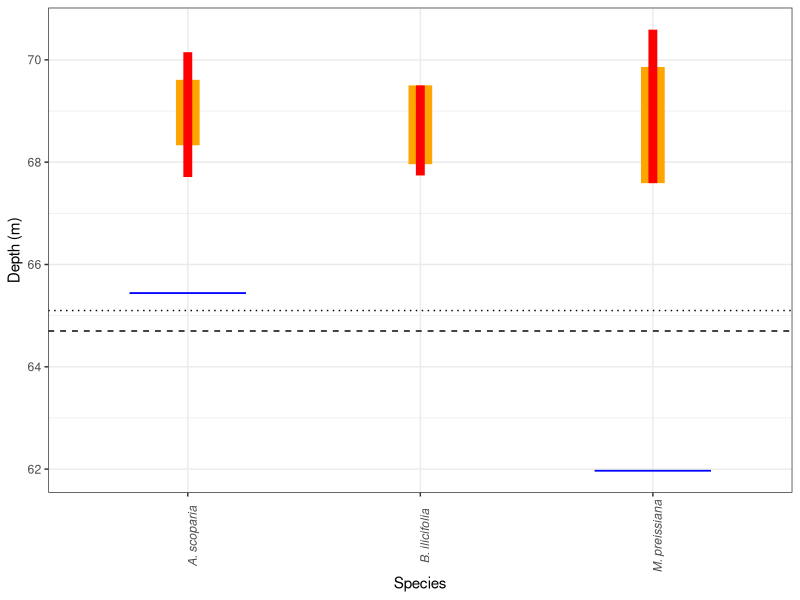
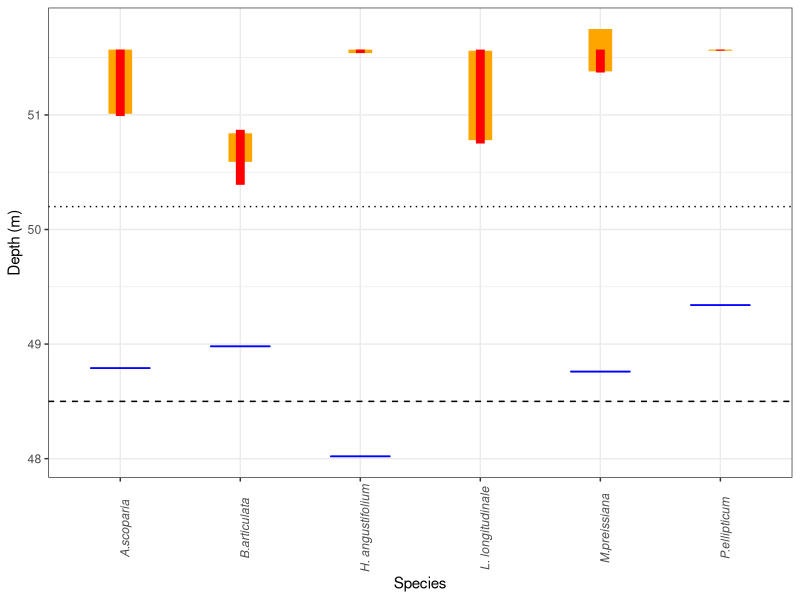
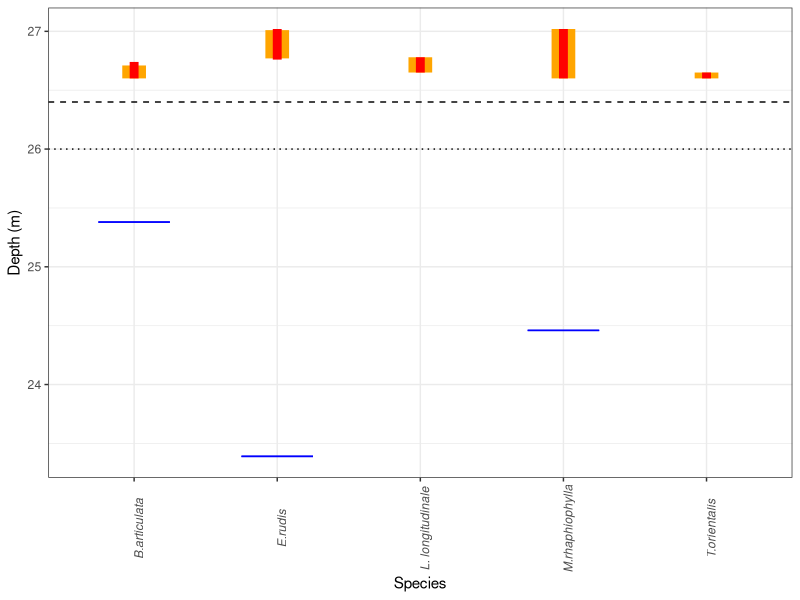
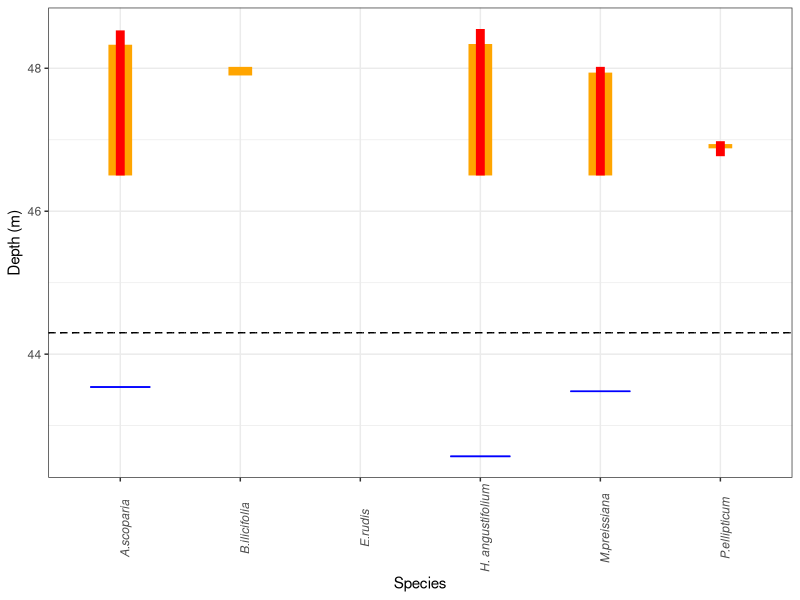
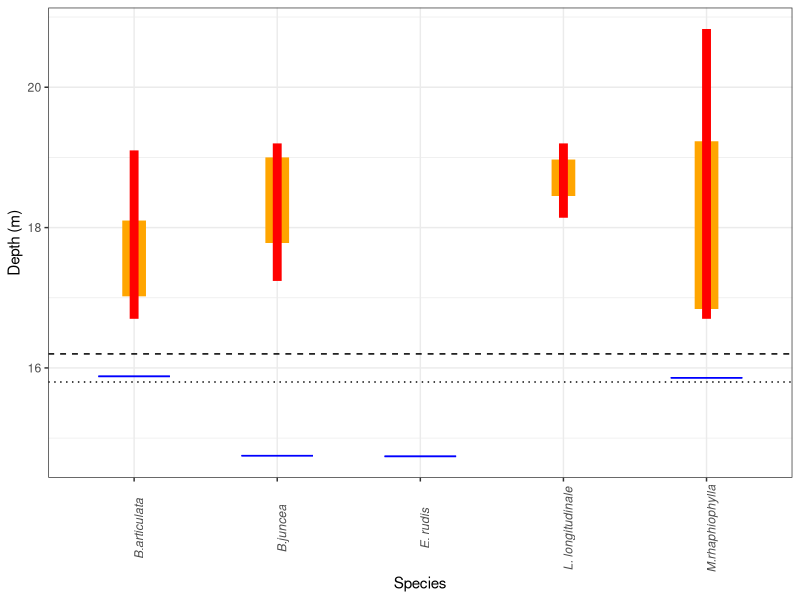
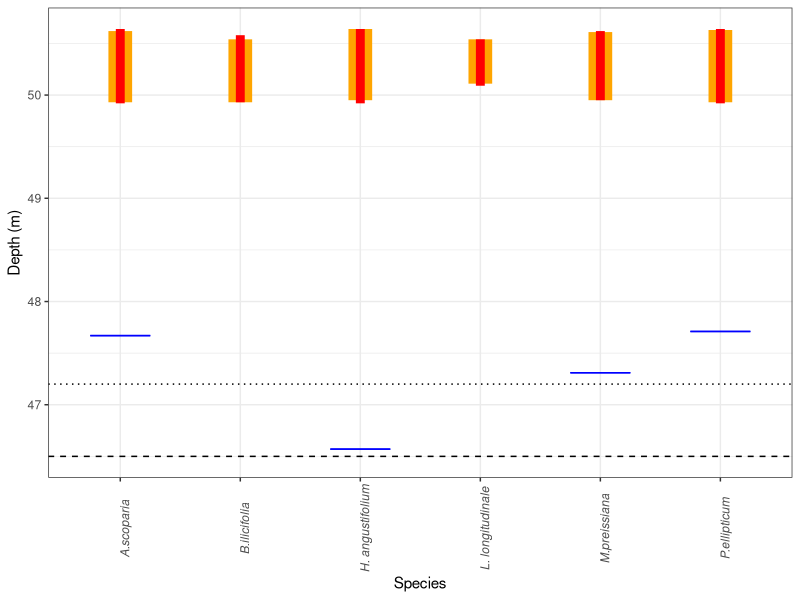
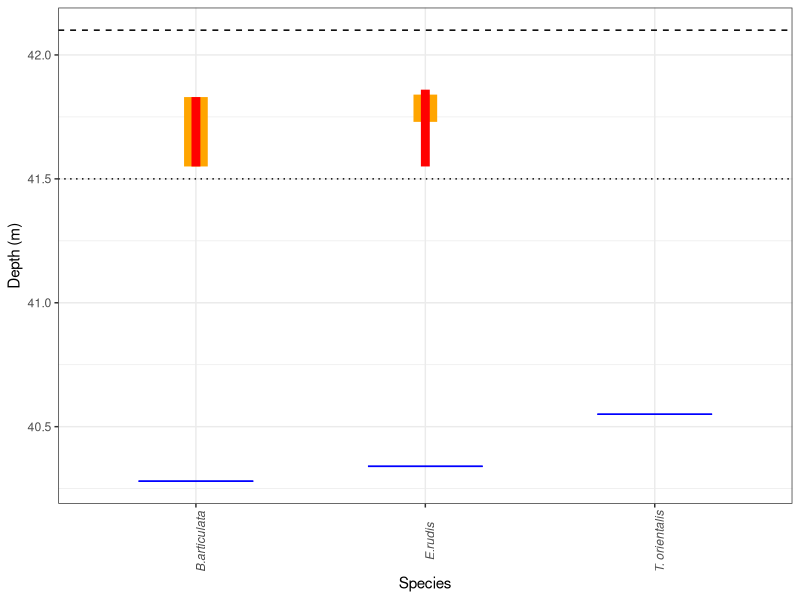
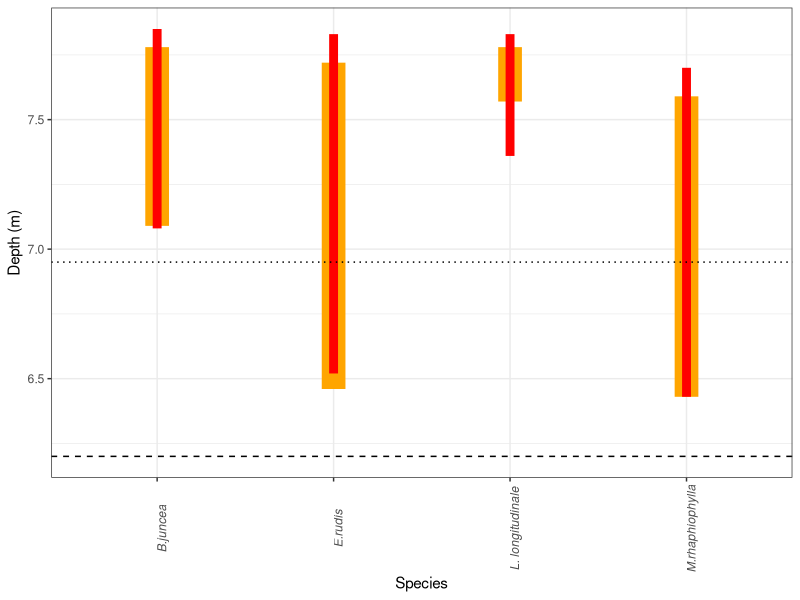

Generate these figures, in order, with R: (Note: this script raises an error after producing the figures.)
library(reshape2)
library(ggplot2)

#Dampland 78

Damp78_EWR <- cbind(c(67.71, 68.33, 69.61, 70.15), c(67.74,	67.96,	69.5,	69.5), c(67.59,	67.59,	69.86,	70.59))
Damp78_EWR <- t(Damp78_EWR)
colnames(Damp78_EWR) <- c("absolute_min", "mean_min", "mean_max", "absolute_max")
Species <- c("A. scoparia", "B. ilicifolia", "M. preissiana")
Damp78_EWR <- cbind.data.frame(Species, Damp78_EWR)
Damp78.thresh <- 65.1
Damp78.prop <- 64.7
EWR_AHD <- c(65.44, NA, 61.97)
Damp78_FroendEWR <- cbind.data.frame(Species, EWR_AHD)

Damp78_EWR_plot <- ggplot(Damp78_EWR) +
  geom_segment(aes(x=Species, xend=Species, y=mean_max, yend=mean_min), size=8, color="orange") +
  geom_segment(aes(x=Species, xend=Species, y=absolute_max, yend=absolute_min), size=3, color="red") +
  geom_hline(yintercept=Damp78.thresh, linetype="dotted") +
  geom_hline(yintercept=Damp78.prop, linetype="dashed") +
  geom_errorbar(data=Damp78_FroendEWR , aes(y=NULL, ymax=EWR_AHD, ymin=EWR_AHD, x=Species), width=0.5, color="blue") +
  theme_bw() +
  labs(y = "Depth (m)") +
  theme(axis.text.x=element_text(angle=90, face="italic"))

#EPP173

Epp173_EWR <- cbind(c(50.99,	51.01,	51.57,	51.57), c(50.39,	50.59,	50.84,	50.87), c(51.54,	51.54,	51.57,	51.57),
                    c(50.75,	50.78,	51.56,	51.57), c(51.37,	51.38,	51.75,	51.57), c(51.56,	51.56,	51.57,	51.57))
Epp173_EWR <- t(Epp173_EWR)
colnames(Epp173_EWR) <- c("absolute_min", "mean_min", "mean_max", "absolute_max")
Species <- c("A.scoparia", "B.articulata", "H. angustifolium", "L. longitudinale",
             "M.preissiana", "P.ellipticum")
Epp173_EWR <- cbind.data.frame(Species, Epp173_EWR)
Epp173.thresh <- 50.2
Epp173.prop <- 48.5
EWR_AHD <- c(48.79, 48.98, 48.02, NA, 48.76, 49.34)
Epp173_FroendEWR <- cbind.data.frame(Species, EWR_AHD)

Epp173_EWR_plot <- ggplot(Epp173_EWR) +
  geom_segment(aes(x=Species, xend=Species, y=mean_max, yend=mean_min), size=8, color="orange") +
  geom_segment(aes(x=Species, xend=Species, y=absolute_max, yend=absolute_min), size=3, color="red") +
  geom_hline(yintercept=Epp173.thresh, linetype="dotted") +
  geom_hline(yintercept=Epp173.prop, linetype="dashed") +
  geom_errorbar(data=Epp173_FroendEWR , aes(y=NULL, ymax=EWR_AHD, ymin=EWR_AHD, x=Species), width=0.5, color="blue") +
  theme_bw() +
  labs(y = "Depth (m)") +
  theme(axis.text.x=element_text(angle=90, face="italic"))

#Goollelal

Gooll_EWR <- cbind(c(26.6,	26.6,	26.71,	26.74), c(26.76,	26.77,	27.01,	27.02), c(26.65,	26.65,	26.78,	26.78),
                   c(26.6,	26.6,	27.02,	27.02), c(26.6,	26.6,	26.65,	26.65))
Gooll_EWR <- t(Gooll_EWR)
colnames(Gooll_EWR) <- c("absolute_min", "mean_min", "mean_max", "absolute_max")
Species <- c("B.articulata", "E.rudis", "L. longitudinale", "M.rhaphiophylla", "T.orientalis")
Gooll_EWR <- cbind.data.frame(Species, Gooll_EWR)
Gooll.thresh <- 26
Gooll.prop <- 26.4
EWR_AHD <- c(25.38, 23.39, NA, 24.46, NA)
Gooll_FroendEWR <- cbind.data.frame(Species, EWR_AHD)

Gooll_EWR_plot <- ggplot(Gooll_EWR) +
  geom_segment(aes(x=Species, xend=Species, y=mean_max, yend=mean_min), size=8, color="orange") +
  geom_segment(aes(x=Species, xend=Species, y=absolute_max, yend=absolute_min), size=3, color="red") +
  geom_hline(yintercept=Gooll.thresh, linetype="dotted") +
  geom_hline(yintercept=Gooll.prop, linetype="dashed") +
  geom_errorbar(data=Gooll_FroendEWR , aes(y=NULL, ymax=EWR_AHD, ymin=EWR_AHD, x=Species), width=0.5, color="blue") +
  theme_bw() +
  labs(y = "Depth (m)") +
  theme(axis.text.x=element_text(angle=90, face="italic"))

# Jandabup
Janda_EWR <- cbind(c(46.5,	46.5,	48.33,	48.53), c(47.9,	48.02,	47.9,	47.9), c(47.9,	48.04,	48.04,	47.9),
                   c(46.5,	46.5,	48.34,	48.55), c(46.5,	46.5,	47.94,	48.02), c(46.77,	46.88,	46.94,	46.98))
Janda_EWR <- t(Janda_EWR)
colnames(Janda_EWR) <- c("absolute_min", "mean_min", "mean_max", "absolute_max")
Species <- c("A.scoparia", "B.ilicifolia", "E.rudis", "H. angustifolium", "M.preissiana", "P.ellipticum")
Janda_EWR <- cbind.data.frame(Species, Janda_EWR)
Janda.thresh <- 44.3
Janda.prop <- 44.3
EWR_AHD <- c(43.54, NA, NA, 42.57, 43.48, NA)
Janda_FroendEWR <- cbind.data.frame(Species, EWR_AHD)

Janda_EWR_plot <- ggplot(Janda_EWR) +
  geom_segment(aes(x=Species, xend=Species, y=mean_max, yend=mean_min), size=8, color="orange") +
  geom_segment(aes(x=Species, xend=Species, y=absolute_max, yend=absolute_min), size=3, color="red") +
  geom_hline(yintercept=Janda.thresh, linetype="dotted") +
  geom_hline(yintercept=Janda.prop, linetype="dashed") +
  geom_errorbar(data=Janda_FroendEWR , aes(y=NULL, ymax=EWR_AHD, ymin=EWR_AHD, x=Species), width=0.5, color="blue") +
  theme_bw() +
  labs(y = "Depth (m)") +
  theme(axis.text.x=element_text(angle=90, face="italic"))

#Joondalup

Joonda_EWR <- cbind(c(16.7,	17.02,	18.1,	19.1), c(17.24,	17.78,	19, 19.2), c(18.14,	18.45,	18.97,	19.2),
                   c(16.7,	16.84,	19.23, 20.83), c(NA, NA, NA, NA))
Joonda_EWR <- t(Joonda_EWR)
colnames(Joonda_EWR) <- c("absolute_min", "mean_min", "mean_max", "absolute_max")
Species <- c("B.articulata", "B.juncea", "L. longitudinale", "M.rhaphiophylla", "E. rudis")
Joonda_EWR <- cbind.data.frame(Species, Joonda_EWR)
Joonda.thresh <- 15.8
Joonda.prop <- 16.2
EWR_AHD <- c(15.88, 14.75, NA, 15.86, 14.74)
Joonda_FroendEWR <- cbind.data.frame(Species, EWR_AHD)

Joonda_EWR_plot <- ggplot(Joonda_EWR) +
  geom_segment(aes(x=Species, xend=Species, y=mean_max, yend=mean_min), size=8, color="orange") +
  geom_segment(aes(x=Species, xend=Species, y=absolute_max, yend=absolute_min), size=3, color="red") +
  geom_hline(yintercept=Joonda.thresh, linetype="dotted") +
  geom_hline(yintercept=Joonda.prop, linetype="dashed") +
  geom_errorbar(data=Joonda_FroendEWR , aes(y=NULL, ymax=EWR_AHD, ymin=EWR_AHD, x=Species), width=0.5, color="blue") +
  theme_bw() +
  labs(y = "Depth (m)") +
  theme(axis.text.x=element_text(angle=90, face="italic"))

#Lexia186

Lex186_EWR <- cbind(c(49.92,	49.93,	50.62,	50.64), c(49.93,	49.93,	50.54,	50.58), c(49.92,	49.95,	50.64,	50.64),
                    c(50.09,	50.11,	50.54,	50.54), c(49.95,	49.95,	50.61,	50.62), c(49.92,	49.93,	50.63,	50.64))
Lex186_EWR <- t(Lex186_EWR)
colnames(Lex186_EWR) <- c("absolute_min", "mean_min", "mean_max", "absolute_max")
Species <- c("A.scoparia", "B.ilicifolia", "H. angustifolium", "L. longitudinale", 
             "M.preissiana", "P.ellipticum")
Lex186_EWR <- cbind.data.frame(Species, Lex186_EWR)
Lex186.thresh <- 47.2
Lex186.prop <- 46.5
EWR_AHD <- c(47.67, NA, 46.57, NA, 47.31, 47.71)
Lex186_FroendEWR <- cbind.data.frame(Species, EWR_AHD)

Lex186_EWR_plot <- ggplot(Lex186_EWR) +
  geom_segment(aes(x=Species, xend=Species, y=mean_max, yend=mean_min), size=8, color="orange") +
  geom_segment(aes(x=Species, xend=Species, y=absolute_max, yend=absolute_min), size=3, color="red") +
  geom_hline(yintercept=Lex186.thresh, linetype="dotted") +
  geom_hline(yintercept=Lex186.prop, linetype="dashed") +
  geom_errorbar(data=Lex186_FroendEWR , aes(y=NULL, ymax=EWR_AHD, ymin=EWR_AHD, x=Species), width=0.5, color="blue") +
  theme_bw() +
  labs(y = "Depth (m)") +
  theme(axis.text.x=element_text(angle=90, face="italic"))

# McNess
McNess_EWR <- cbind(c(7.08,	7.09,	7.78,	7.85), c(6.52,	6.46,	7.72,	7.83), c(7.36,	7.57,	7.78,	7.83),
                    c(6.43,	6.43,	7.59,	7.7))
McNess_EWR <- t(McNess_EWR)
colnames(McNess_EWR) <- c("absolute_min", "mean_min", "mean_max", "absolute_max")
Species <- c("B.juncea", "E.rudis", "L. longitudinale", "M.rhaphiophylla")
McNess_EWR <- cbind.data.frame(Species, McNess_EWR)
McNess.thresh <- 6.95
McNess.prop <- 6.2
EWR_AHD <- c(NA, NA, NA, NA)
McNess_FroendEWR <- cbind.data.frame(Species, EWR_AHD)

McNess_EWR_plot <- ggplot(McNess_EWR) +
  geom_segment(aes(x=Species, xend=Species, y=mean_max, yend=mean_min), size=8, color="orange") +
  geom_segment(aes(x=Species, xend=Species, y=absolute_max, yend=absolute_min), size=3, color="red") +
  geom_hline(yintercept=McNess.thresh, linetype="dotted") +
  geom_hline(yintercept=McNess.prop, linetype="dashed") +
  #geom_errorbar(data=McNess_FroendEWR , aes(y=NULL, ymax=EWR_AHD, ymin=EWR_AHD, x=Species), width=0.5, color="blue") +
  theme_bw() +
  labs(y = "Depth (m)") +
  theme(axis.text.x=element_text(angle=90, face="italic"))

# Mariginiup
Marig_EWR <- cbind(c(41.55,	41.55,	41.83,	41.83), c(41.55,	41.73,	41.84,	41.86), c(NA, NA, NA, NA))
Marig_EWR <- t(Marig_EWR)
colnames(Marig_EWR) <- c("absolute_min", "mean_min", "mean_max", "absolute_max")
Species <- c("B.articulata", "E.rudis", "T. orientalis")
Marig_EWR <- cbind.data.frame(Species, Marig_EWR)
Marig.thresh <- 41.5
Marig.prop <- 42.1
EWR_AHD <- c(40.28, 40.34, 40.55)
Marig_FroendEWR <- cbind.data.frame(Species, EWR_AHD)

Marig_EWR_plot <- ggplot(Marig_EWR) +
  geom_segment(aes(x=Species, xend=Species, y=mean_max, yend=mean_min), size=8, color="orange") +
  geom_segment(aes(x=Species, xend=Species, y=absolute_max, yend=absolute_min), size=3, color="red") +
  geom_hline(yintercept=Marig.thresh, linetype="dotted") +
  geom_hline(yintercept=Marig.prop, linetype="dashed") +
  geom_errorbar(data=Marig_FroendEWR , aes(y=NULL, ymax=EWR_AHD, ymin=EWR_AHD, x=Species), width=0.5, color="blue") +
  theme_bw() +
  labs(y = "Depth (m)") +
  theme(axis.text.x=element_text(angle=90, face="italic"))

# Nowergup

Nower_EWR <- cbind(c(16.03,	16.39,	17.17,	18), c(16.58,	16.99,	17.22,	17.5), c(15.43,	16.64,	18.53,	19.13),
                    c(16.11,	16.52,	17.52,	18), c(14.77,	16.59,	17.32,	19.31), c(14.5,	14.95,	16.21,	16.97))
Nower_EWR <- t(Nower_EWR)
colnames(Nower_EWR) <- c("absolute_min", "mean_min", "mean_max", "absolute_max")
Species <- c("B.articulata", "B.juncea", "E.rudis", "L. longitudinale", "M.rhaphiophylla", "T.orientalis")
Nower_EWR <- cbind.data.frame(Species, Nower_EWR)
Nower.thresh <- 16.8
Nower.prop <- 16
EWR_AHD <- c(15.22, NA, 14.64, NA, 14.66, 14.44)
Nower_FroendEWR <- cbind.data.frame(Species, EWR_AHD)

Nower_EWR_plot <- ggplot(Nower_EWR) +
  geom_segment(aes(x=Species, xend=Species, y=mean_max, yend=mean_min), size=8, color="orange") +
  geom_segment(aes(x=Species, xend=Species, y=absolute_max, yend=absolute_min), size=3, color="red") +
  geom_hline(yintercept=Nower.thresh, linetype="dotted") +
  geom_hline(yintercept=Nower.prop, linetype="dashed") +
  geom_errorbar(data=Nower_FroendEWR , aes(y=NULL, ymax=EWR_AHD, ymin=EWR_AHD, x=Species), width=0.5, color="blue") +
  theme_bw() +
  labs(y = "Depth (m)") +
  theme(axis.text.x=element_text(angle=90, face="italic"))

#Wilgarup
Wilga_EWR <- cbind(c(6.03,	6.03,	6.69,	6.69), c(6.72,	6.73,	6.74,	6.75), c(6.69,	6.69,	6.81,	6.81),
                    c(6.07,	6.72,	7.07,	7.14), c(6.03,	6.14,	6.78,	7))
Wilga_EWR <- t(Wilga_EWR)
colnames(Wilga_EWR) <- c("absolute_min", "mean_min", "mean_max", "absolute_max")
Species <- c("B.articulata", "B.juncea", "B.littoralis", "L. longitudinale", "M.rhaphiophylla")
Wilga_EWR <- cbind.data.frame(Species, Wilga_EWR)
Wilga.thresh <- 4.5
Wilga.prop <- 3.9
EWR_AHD <- c(4.81, 3.9, NA, NA, 3.89)
Wilga_FroendEWR <- cbind.data.frame(Species, EWR_AHD)

Wilga_EWR_plot <- ggplot(Wilga_EWR) +
  geom_segment(aes(x=Species, xend=Species, y=mean_max, yend=mean_min), size=8, color="orange") +
  geom_segment(aes(x=Species, xend=Species, y=absolute_max, yend=absolute_min), size=3, color="red") +
  geom_hline(yintercept=Wilga.thresh, linetype="dotted") +
  geom_hline(yintercept=Wilga.prop, linetype="dashed") +
  geom_errorbar(data=Wilga_FroendEWR , aes(y=NULL, ymax=EWR_AHD, ymin=EWR_AHD, x=Species), width=0.5, color="blue") +
  theme_bw() +
  labs(y = "Depth (m)") +
  theme(axis.text.x=element_text(angle=90, face="italic"))

# Yonderup
Yonda_EWR <- cbind(c(7.4,	7.53,	7.45,	7.56), c(7.59,	7.58,	7.56,	7.55), c(7.6,	7.6,	7.54,	7.56))
Yonda_EWR <- t(Yonda_EWR)
colnames(Yonda_EWR) <- c("absolute_min", "mean_min", "mean_max", "absolute_max")
Species <- c("B.juncea", "B.littoralis", "M.rhaphiophylla")
Yonda_EWR <- cbind.data.frame(Species, Yonda_EWR)
Yonda.thresh <- 5.9
Yonda.prop <- 5.7
EWR_AHD <- c(NA, NA, NA, NA)
Yonda_FroendEWR <- cbind.data.frame(Species, EWR_AHD)

Yonda_EWR_plot <- ggplot(Yonda_EWR) +
  geom_segment(aes(x=Species, xend=Species, y=mean_max, yend=mean_min), size=8, color="orange") +
  geom_segment(aes(x=Species, xend=Species, y=absolute_max, yend=absolute_min), size=3, color="red") +
  geom_hline(yintercept=Yonda.thresh, linetype="dotted") +
  geom_hline(yintercept=Yonda.prop, linetype="dashed") +
  #geom_errorbar(data=Yonda_FroendEWR , aes(y=NULL, ymax=EWR_AHD, ymin=EWR_AHD, x=Species), width=0.5, color="blue") +
  theme_bw() +
  labs(y = "Depth (m)") +
  theme(axis.text.x=element_text(angle=90, face="italic"))









M.rhaphiophyla <- c(0.0006,-2.14, 1.03, -4.49)
M.preissiana <- c(-0.54, -2.62, 1.03, -5.04)
E.rudis <- c(-0.7, -3.26, 1.03, -6.44)
B.littoralis <- c(-0.39, -1.92, 0.43, -3.09)
B.articulata <- c(0.28, -1.22, 0.81, -2.59)
T.orientalis <- c(0.74, -0.95, 1.49, -1.9)
A.fascicularis <- c(-0.35, -2.26, 1.03, -4.6)

EWR.new <- rbind(M.rhaphiophyla, M.preissiana, E.rudis, B.littoralis , B.articulata, T.orientalis, A.fascicularis)
colnames(EWR.new) <- c("mean_max", "mean_min", "absolute_max", "absolute_min")
Species <- data.frame(row.names(EWR.new))
EWR.new <- cbind(Species, EWR.new)
colnames(EWR.new)[1] <- "Species"
row.names(EWR.new) <- NULL

#WM1

WM1.thresh <- 55.7
WM1.prop <- 53.7
WM1.ground <- 60.58

WM1.tresh <- WM1.thresh - WM1.ground
WM1.prop <- WM1.prop - WM1.ground

ggplot(EWR.new) +  
  geom_hline(yintercept=0, color="green") +
  geom_segment(aes(x=Species, xend=Species, y=absolute_max, yend=absolute_min), size=3, color="red") +
  geom_segment(aes(x=Species, xend=Species, y=mean_max, yend=mean_min), size=5, color="orange") +
  geom_hline(yintercept=WM1.tresh, linetype="dotted") +
  geom_hline(yintercept=WM1.prop, linetype="dashed") +
  theme_bw() +
  labs(y = "Depth (m)") +
  theme(axis.text.x=element_text(angle=90, face="italic"))

#Loch McNess

McNess.thresh <- 8.0
McNess.prop <- 8.0
McNess.ground <- 8.78

McNess.tresh <- McNess.thresh - McNess.ground
McNess.prop <- McNess.prop - McNess.ground

EWR.McNess <- rbind(M.rhaphiophyla, E.rudis, B.littoralis , B.articulata)
colnames(EWR.McNess) <- c("mean_max", "mean_min", "absolute_max", "absolute_min")
Species <- data.frame(row.names(EWR.McNess))
EWR.McNess <- cbind(Species, EWR.McNess)
colnames(EWR.McNess)[1] <- "Species"
row.names(EWR.McNess) <- NULL


ggplot(EWR.McNess) +  
  geom_hline(yintercept=0, color="green") +
  geom_segment(aes(x=Species, xend=Species, y=absolute_max, yend=absolute_min), size=3, color="red") +
  geom_segment(aes(x=Species, xend=Species, y=mean_max, yend=mean_min), size=5, color="orange") +
  geom_hline(yintercept=McNess.tresh, linetype="dotted") +
  geom_hline(yintercept=McNess.prop, linetype="dashed") +
  theme_bw() +
  labs(y = "Depth (m)") +
  theme(axis.text.x=element_text(angle=90, face="italic"))
